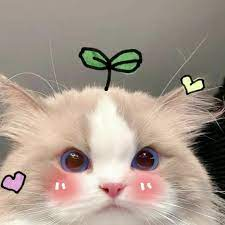
%> input picture Shrisha_IP/output/000.jfif, 225 x 225 px
$ octave lab12.m   (GNU Octave 9; MATLAB toolbox functions it lacks are replaced by stand-ins)
%> lines starting %> are read from the running program, lines starting %| are printed output that depends on the picture
clc;
clear;
close all;

% Read image
img = imread('000.jfif');
%> img is the input picture: size 225x225x3 uint8; mean R, G, B 167.9, 152.9, 140.9

% Convert to grayscale if RGB
if size(img,3) == 3
    img = rgb2gray(img);
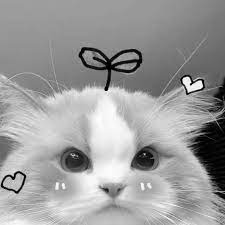
%> img: size 225x225 uint8; min 0, max 254, mean 156
end

% Convert to double
img = im2double(img);
%> img: size 225x225 double

% Approximate Poisson noise
noise = sqrt(img) .* randn(size(img));
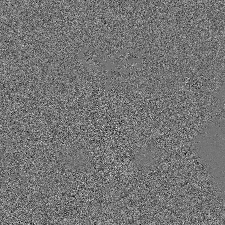
%> noise: size 225x225 double; min -3.48, max 4.1, mean -0.00718; drawn with min black and max white
noisy_img = img + noise;
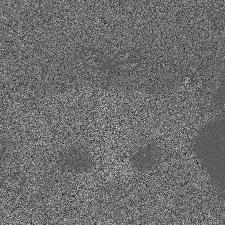
%> noisy_img: size 225x225 double; min -2.81, max 5.07, mean 0.605; drawn with min black and max white

% Keep values between 0 and 1
noisy_img(noisy_img < 0) = 0;
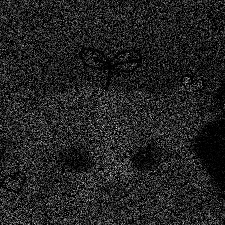
%> noisy_img: size 225x225 double; min 0, max 5.07, mean 0.7; drawn with min black and max white
noisy_img(noisy_img > 1) = 1;
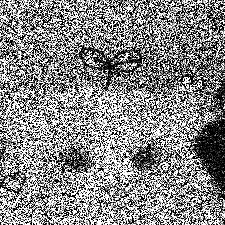
%> noisy_img: size 225x225 double; min 0, max 1, mean 0.532

% Display images
figure;

subplot(1,2,1);
imshow(img);
title('Original Image');

subplot(1,2,2);
imshow(noisy_img);
title('Poisson Noise Image');

% Save output
imwrite(noisy_img,'poisson_noise_output.png');

$ run again, with Shrisha_IP/output/carnation.png saved as Shrisha_IP/output/000.jfif
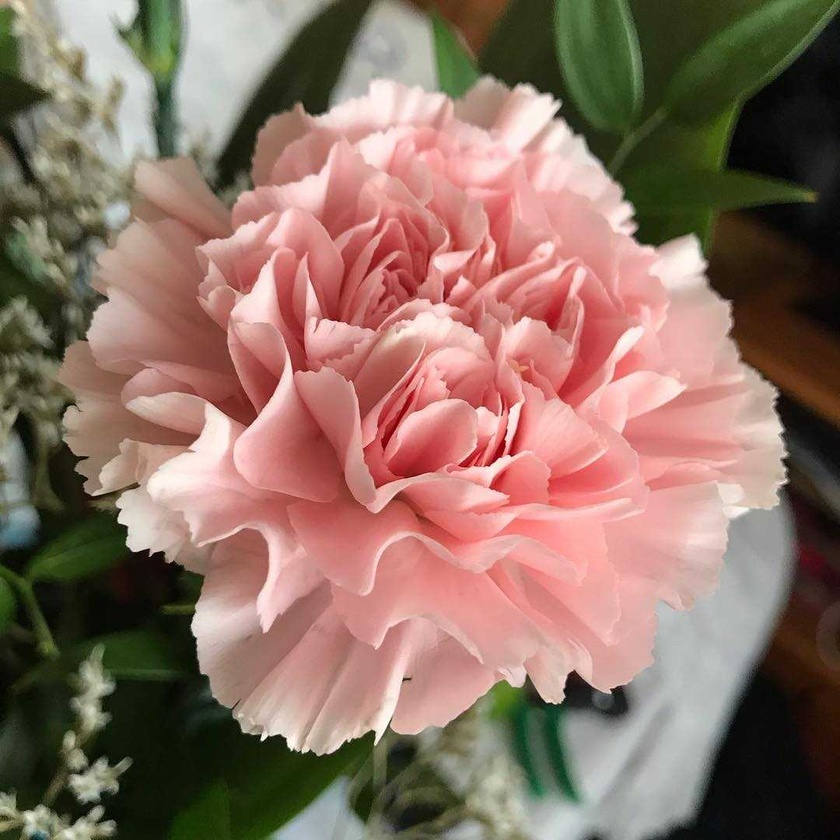
%> input picture Shrisha_IP/output/carnation.png, 840 x 840 px, shrunk from 1080 x 1080 before the run
%> img is the input picture: size 840x840x3 uint8; mean R, G, B 141.8, 113.3, 100.8
%> `noise = sqrt(img) .* randn(size(img));`:
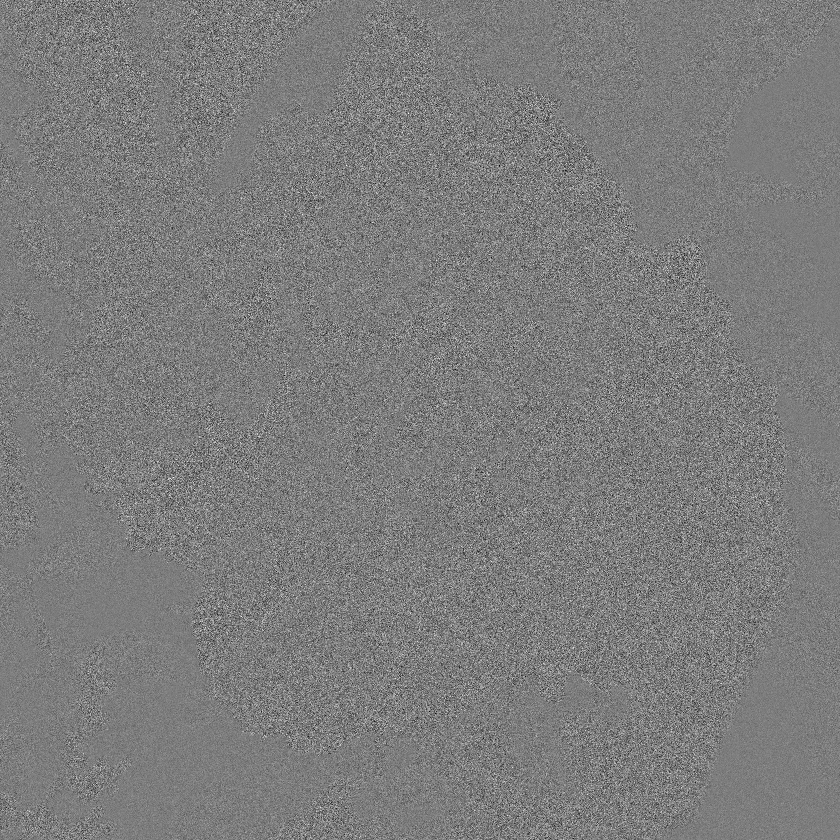
%> noise: size 840x840 double; min -3.81, max 3.96, mean -0.001; drawn with min black and max white
%> `noisy_img(noisy_img > 1) = 1;`:
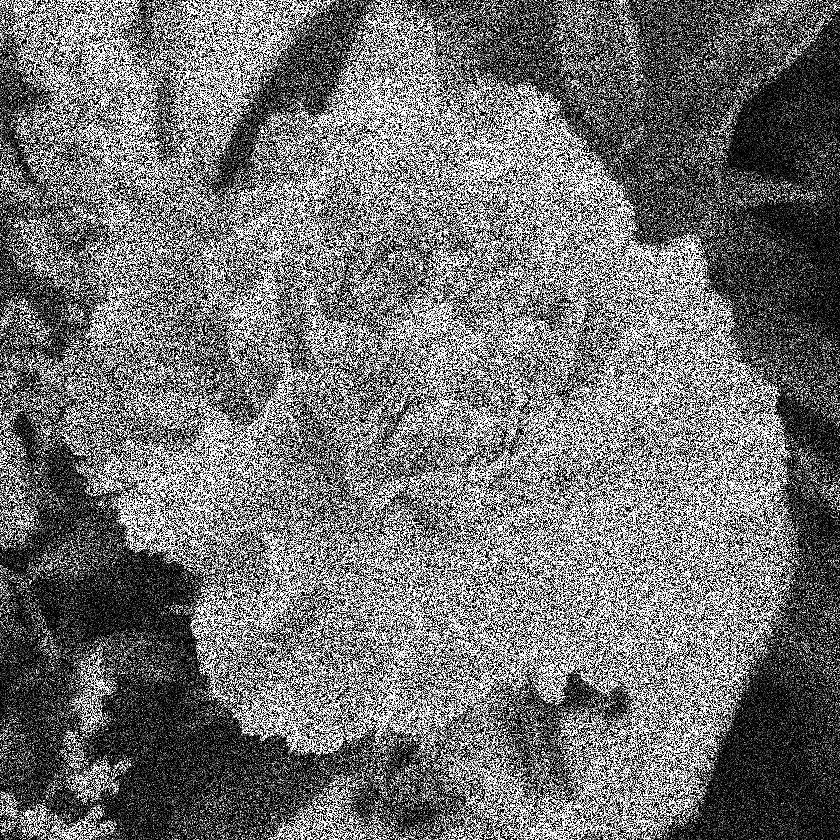
%> noisy_img: size 840x840 double; min 0, max 1, mean 0.446

$ run again, with Shrisha_IP/output/lab1.PNG saved as Shrisha_IP/output/000.jfif
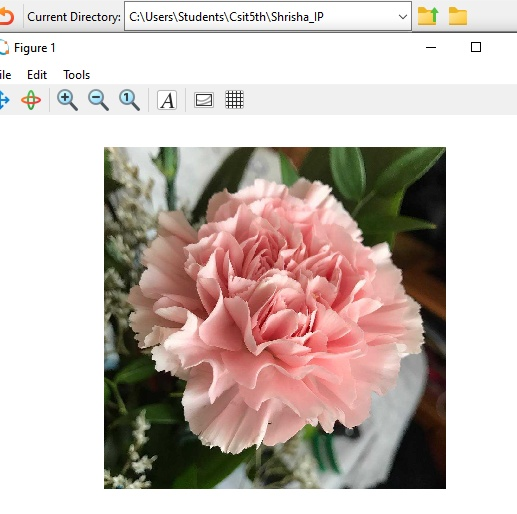
%> input picture Shrisha_IP/output/lab1.PNG, 517 x 514 px
%> img is the input picture: size 514x517x3 uint8; mean R, G, B 201.2, 188.6, 182.8
%> `noise = sqrt(img) .* randn(size(img));`:
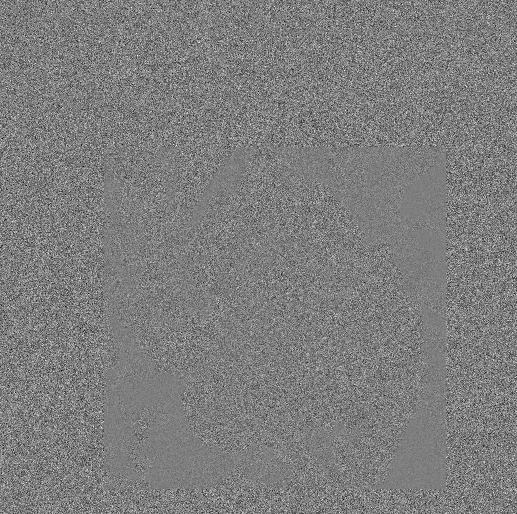
%> noise: size 514x517 double; min -4.36, max 4.44, mean -0.00142; drawn with min black and max white
%> `noisy_img(noisy_img > 1) = 1;`:
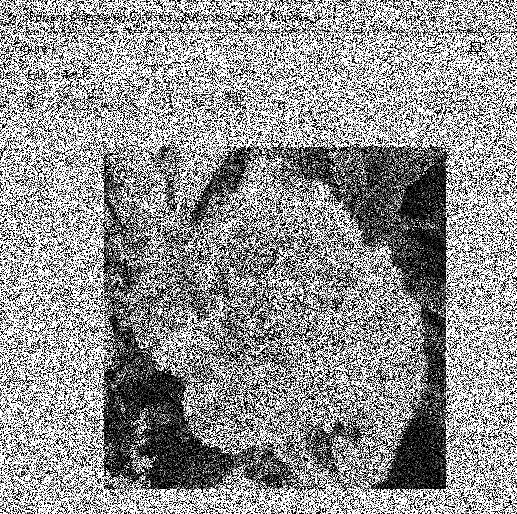
%> noisy_img: size 514x517 double; min 0, max 1, mean 0.573
